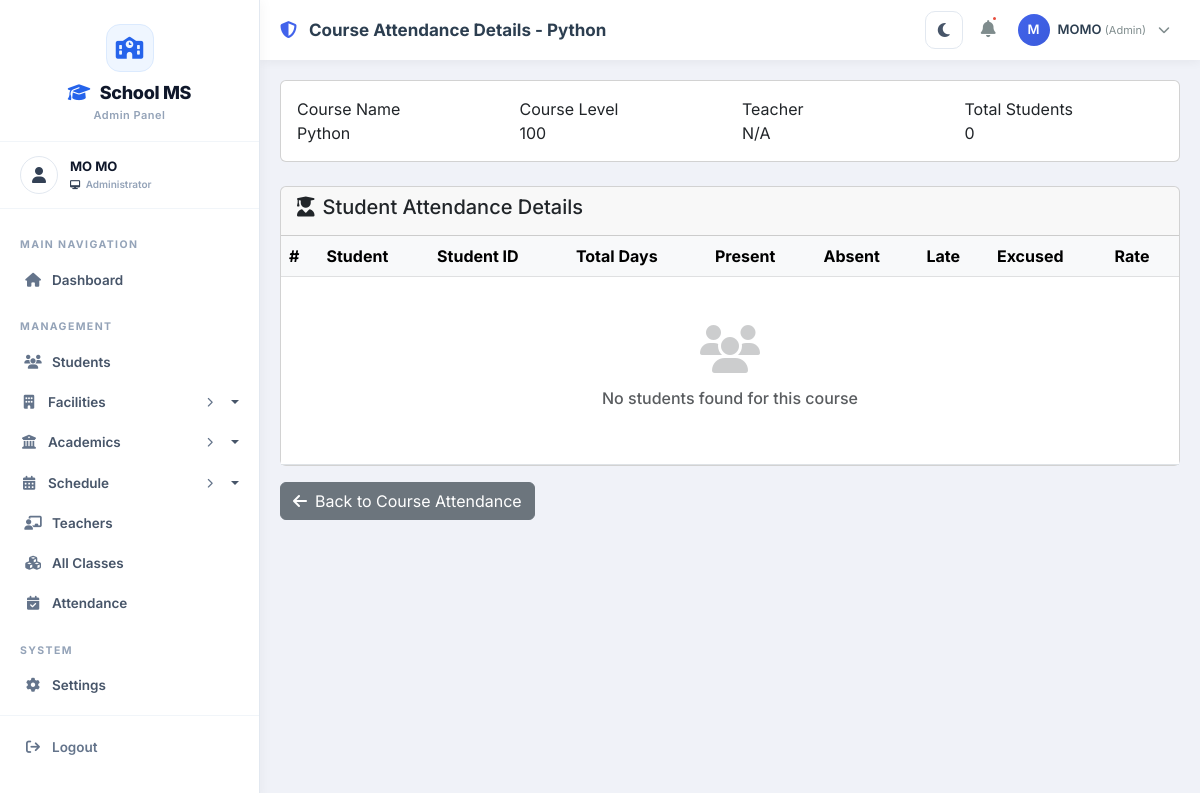
Before: /attendance/admin/course/6/ (signed in) with the older database file.
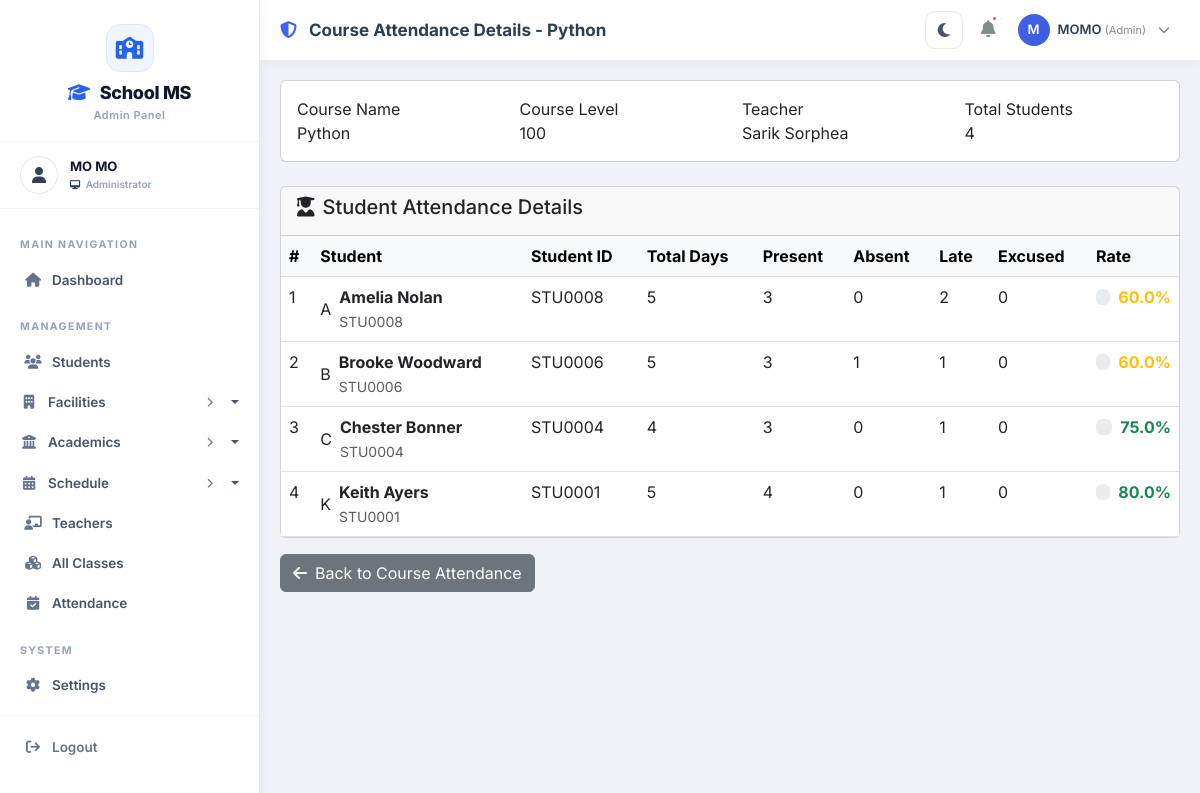
After: the same page with the newer database file.
### courses/models.py (models this page shows, shortened)
class Course(models.Model):
    LEVEL_CHOICES = [
        ('100', 'Year 1'),
        ('200', 'Year 2'),
        ('300', 'Year 3'),
        ('400', 'Year 4'),
        ('500', 'Year 5'),
    ]
    course_id = models.CharField(max_length=20, unique=True, editable=False)
    code = models.CharField(max_length=20, unique=True)
    name = models.CharField(max_length=200)
    description = models.TextField()
    credits = models.IntegerField()
    level = models.CharField(max_length=10, choices=LEVEL_CHOICES, default='100')
    duration = models.CharField(max_length=50, default='12 weeks')
    fee = models.DecimalField(max_digits=10, decimal_places=2, default=0.00)
    major = models.ForeignKey(
        Major,
        on_delete=models.SET_NULL,
        null=True,
        blank=True,
        related_name='courses'
    )
    teacher = models.ForeignKey(
        Teacher,
        on_delete=models.SET_NULL,
        null=True,
        blank=True,
        related_name='courses'
    )
    prerequisites = models.ManyToManyField('self', symmetrical=False, blank=True)
    time_slots = models.ManyToManyField(
        'classes.TimeSlot',
        blank=True,
        related_name='course_time_slots'
    )
    is_active = models.BooleanField(default=True)
    created_at = models.DateTimeField(auto_now_add=True)
    updated_at = models.DateTimeField(auto_now=True)
    class Meta:
        ordering = ['code']

### teachers/models.py (models this page shows, shortened)
class Teacher(models.Model):
    GENDER_CHOICES = [
        ('M', 'Male'),
        ('F', 'Female'),
        ('O', 'Other')
    ]
    POSITION_CHOICES = [
        ('dean', '👑 Dean'),
        ('associate_dean', 'Associate Dean'),
        ('department_head', 'Department Head'),
        ('professor', 'Professor'),
        ('associate_professor', 'Associate Professor'),
        ('assistant_professor', 'Assistant Professor'),
        ('lecturer', 'Lecturer'),
        ('instructor', 'Instructor'),
        ('teaching_assistant', 'Teaching Assistant'),
    ]
    user = models.OneToOneField(User, on_delete=models.CASCADE, related_name='teacher_profile', null=True, blank=True)
    teacher_id = models.CharField(max_length=20, unique=True)
    first_name = models.CharField(max_length=100)
    last_name = models.CharField(max_length=100)
    date_of_birth = models.DateField()
    gender = models.CharField(max_length=10, choices=GENDER_CHOICES)
    phone = models.CharField(max_length=15)
    email = models.EmailField()
    address = models.TextField(blank=True, null=True)
    profile_picture = models.ImageField(upload_to='teachers/', blank=True, null=True)
    qualification = models.CharField(max_length=200, blank=True, null=True)
    specialization = models.CharField(max_length=200, blank=True, null=True)
    years_of_experience = models.IntegerField(default=0)
    position = models.CharField(
        max_length=50,
        choices=POSITION_CHOICES,
        default='lecturer',
        help_text="Current position/rank of the teacher"
    )
    hired_date = models.DateField(null=True, blank=True)
    is_active = models.BooleanField(default=True)
    created_at = models.DateTimeField(auto_now_add=True)
    updated_at = models.DateTimeField(auto_now=True)
    def get_full_name(self):
        return f"{self.first_name} {self.last_name}"
    class Meta:
        ordering = ['first_name', 'last_name']

### students/models.py (models this page shows, shortened)
class Student(models.Model):
    GENDER_CHOICES = [
        ('M', 'Male'),
        ('F', 'Female'),
        ('O', 'Other')
    ]
    YEAR_CHOICES = [
        ('1', '1st Year'),
        ('2', '2nd Year'),
        ('3', '3rd Year'),
        ('4', '4th Year'),
        ('5', '5th Year'),
    ]
    user = models.OneToOneField(User, on_delete=models.CASCADE, related_name='student_profile', null=True, blank=True)
    student_id = models.CharField(max_length=20, unique=True, editable=False)
    first_name = models.CharField(max_length=100)
    last_name = models.CharField(max_length=100)
    date_of_birth = models.DateField()
    gender = models.CharField(max_length=10, choices=GENDER_CHOICES)
    phone = models.CharField(max_length=15)
    email = models.EmailField()
    address = models.TextField()
    guardian_name = models.CharField(max_length=100)
    guardian_phone = models.CharField(max_length=15)
    guardian_email = models.EmailField(blank=True, null=True)
    enrollment_date = models.DateField(auto_now_add=True)
    major = models.ForeignKey(Major, on_delete=models.SET_NULL, null=True, blank=True, related_name='students')
    year = models.CharField(max_length=10, choices=YEAR_CHOICES, default='1')
    semester = models.IntegerField(default=1, help_text="Current semester (1-8)")
    graduation_year = models.IntegerField(null=True, blank=True)
    classes_enrolled = models.ManyToManyField(
        Class,
        blank=True,
        related_name='enrolled_students'
    )
    courses = models.ManyToManyField(Course, blank=True, related_name='students')
    is_active = models.BooleanField(default=True)
    profile_picture = models.ImageField(upload_to='students/', blank=True, null=True)
    qr_code = models.ImageField(upload_to='qr_codes/', blank=True, null=True)
    qr_registered = models.BooleanField(default=False)
    registration_completed = models.BooleanField(default=False)
    created_at = models.DateTimeField(auto_now_add=True)
    updated_at = models.DateTimeField(auto_now=True)
    def get_full_name(self):
        return f"{self.first_name} {self.last_name}"
    class Meta:
        ordering = ['-enrollment_date']

### attendance/views.py (the view)
# urls.py: path('admin/course/<int:course_id>/', views.admin_course_attendance_detail, name='admin_course_attendance_detail'),
@login_required
@admin_required
def admin_course_attendance_detail(request, course_id):
    course = get_object_or_404(Course, id=course_id)
    course_year = course.level[0] if course.level and len(course.level) > 0 else None
    if course_year:
        students = Student.objects.filter(
            Q(courses=course) | Q(classes_enrolled__courses=course),
            year=course_year,
            is_active=True
        ).distinct()
    else:
        students = Student.objects.filter(
            Q(courses=course) | Q(classes_enrolled__courses=course),
            is_active=True
        ).distinct()
    student_data = []
    for student in students:
        attendances = Attendance.objects.filter(student=student, course=course)
        total = attendances.count()
        present = attendances.filter(status='present').count()
        absent = attendances.filter(status='absent').count()
        late = attendances.filter(status='late').count()
        excused = attendances.filter(status='excused').count()
        rate = attendance_rate_percent(present, total)
        student_data.append({
            'student': student,
            'total': total,
            'present': present,
            'absent': absent,
            'late': late,
            'excused': excused,
            'rate': rate
        })
    context = {
        'course': course,
        'student_data': student_data,
        'total_students': students.count(),
    }
    return render(request, 'Backend/admin/attendance/course_attendance_detail.html', context)

### attendance/utils.py (called while the page is built)
def attendance_rate_percent(numerator, denominator, precision=1):
    try:
        numerator = float(numerator)
        denominator = float(denominator)
    except (TypeError, ValueError):
        return 0
    if denominator <= 0:
        return 0
    rate = round((max(numerator, 0) / denominator) * 100, precision)
    return min(rate, 100)

### classes/context_processors.py (called while the page is built)
def sidebar_counts(request):
    return {
        'total_buildings': Building.objects.filter(is_active=True).count(),
        'total_floors': Floor.objects.filter(is_active=True).count(),
        'total_rooms': Room.objects.filter(is_active=True).count(),
        'total_terms': Term.objects.filter(is_active=True).count(),
        'total_timeslots': TimeSlot.objects.filter(is_active=True).count(),
    }

### templates/Backend/admin/attendance/course_attendance_detail.html (shortened to what the changed rows need)
{% extends 'Backend/layouts/admin_layout.html' %}
{% load static %}
{% block page_title %}Course Attendance Details - {{ course.name }}{% endblock %}
{% block content %}
<div class="row">
    <div class="col-md-12">
        <div class="card mb-4">
            <div class="card-body">
                <div class="row">
                    <div class="col-md-3">
                        <div class="info-item">
                            <div class="info-label">Course Name</div>
                            <div class="info-value">{{ course.name }}</div>
                        </div>
                    </div>
                    <div class="col-md-3">
                        <div class="info-item">
                            <div class="info-label">Course Level</div>
                            <div class="info-value">{{ course.level|default:"N/A" }}</div>
                        </div>
                    </div>
                    <div class="col-md-3">
                        <div class="info-item">
                            <div class="info-label">Teacher</div>
                            <div class="info-value">{{ course.teacher.get_full_name|default:"N/A" }}</div>
                        </div>
                    </div>
                    <div class="col-md-3">
                        <div class="info-item">
                            <div class="info-label">Total Students</div>
                            <div class="info-value">{{ total_students }}</div>
                        </div>
                    </div>
                </div>
            </div>
        </div>
        <div class="card">
            <div class="card-body p-0">
                <div class="table-responsive">
                    <table class="table table-hover mb-0">
                        <thead class="table-light">
                            <tr>
                                <th>#</th>
                                <th>Student</th>
                                <th>Student ID</th>
                                <th>Total Days</th>
                                <th>Present</th>
                                <th>Absent</th>
                                <th>Late</th>
                                <th>Excused</th>
                                <th>Rate</th>
                            </tr>
                        </thead>
                        <tbody>
                            {% for data in student_data %}
                            <tr>
                                <td>{{ forloop.counter }}</td>
                                <td>
                                    <div class="d-flex align-items-center gap-2">
                                        <div class="student-avatar {% cycle 'blue' 'green' 'orange' 'purple' 'red' %}">
                                            {{ data.student.first_name|first|upper }}
                                        </div>
                                        <div>
                                            <div class="fw-bold">{{ data.student.get_full_name }}</div>
                                            <small class="text-muted">{{ data.student.student_id }}</small>
                                        </div>
                                    </div>
                                </td>
                                <td>{{ data.student.student_id }}</td>
                                <td>{{ data.total|default:0 }}</td>
                                <td>
                                    <span class="status-badge present">{{ data.present|default:0 }}</span>
                                </td>
                                <td>
                                    <span class="status-badge absent">{{ data.absent|default:0 }}</span>
                                </td>
                                <td>
                                    <span class="status-badge late">{{ data.late|default:0 }}</span>
                                </td>
                                <td>
                                    <span class="status-badge excused">{{ data.excused|default:0 }}</span>
                                </td>
                                <td>
                                    <div class="d-flex align-items-center gap-2">
                                        <div class="progress flex-grow-1">
                                        </div>
                                        <span class="fw-bold {% if data.rate >= 75 %}text-success{% elif data.rate >= 50 %}text-warning{% else %}text-danger{% endif %}">
                                            {{ data.rate|default:0 }}%
                                        </span>
                                    </div>
                                </td>
                            </tr>
                            {% empty %}
                            <tr>
                                <td colspan="9" class="text-center py-5">
                                    <i class="fas fa-users fa-3x text-muted mb-3" style="opacity: 0.3;"></i>
                                    <h6 class="text-muted">No students found for this course</h6>
                                </td>
                            </tr>
                            {% endfor %}
                        </tbody>
                    </table>
                </div>
            </div>
        </div>
    </div>
</div>
{% endblock %}

Changed rows visible on the page:
changed Course "Python": teacher.get_full_name "N/A" → "Sarik Sorphea"
now on this page (row unchanged): Student: student.first_name|first "A", student.get_full_name "Amelia Nolan", student.student_id "STU0008", total "5", present "3", absent "0", late "2", excused "0", rate "60.0"
now on this page (row unchanged): Student: student.first_name|first "B", student.get_full_name "Brooke Woodward", student.student_id "STU0006", total "5", present "3", absent "1", late "1", excused "0", rate "60.0"
now on this page (row unchanged): Student: student.first_name|first "C", student.get_full_name "Chester Bonner", student.student_id "STU0004", total "4", present "3", absent "0", late "1", excused "0", rate "75.0"
now on this page (row unchanged): Student: student.first_name|first "K", student.get_full_name "Keith Ayers", student.student_id "STU0001", total "5", present "4", absent "0", late "1", excused "0", rate "80.0"
Other visible differences:
{{ total_students }}: "0" → "4"
text no longer shown: "No students found for this course"
